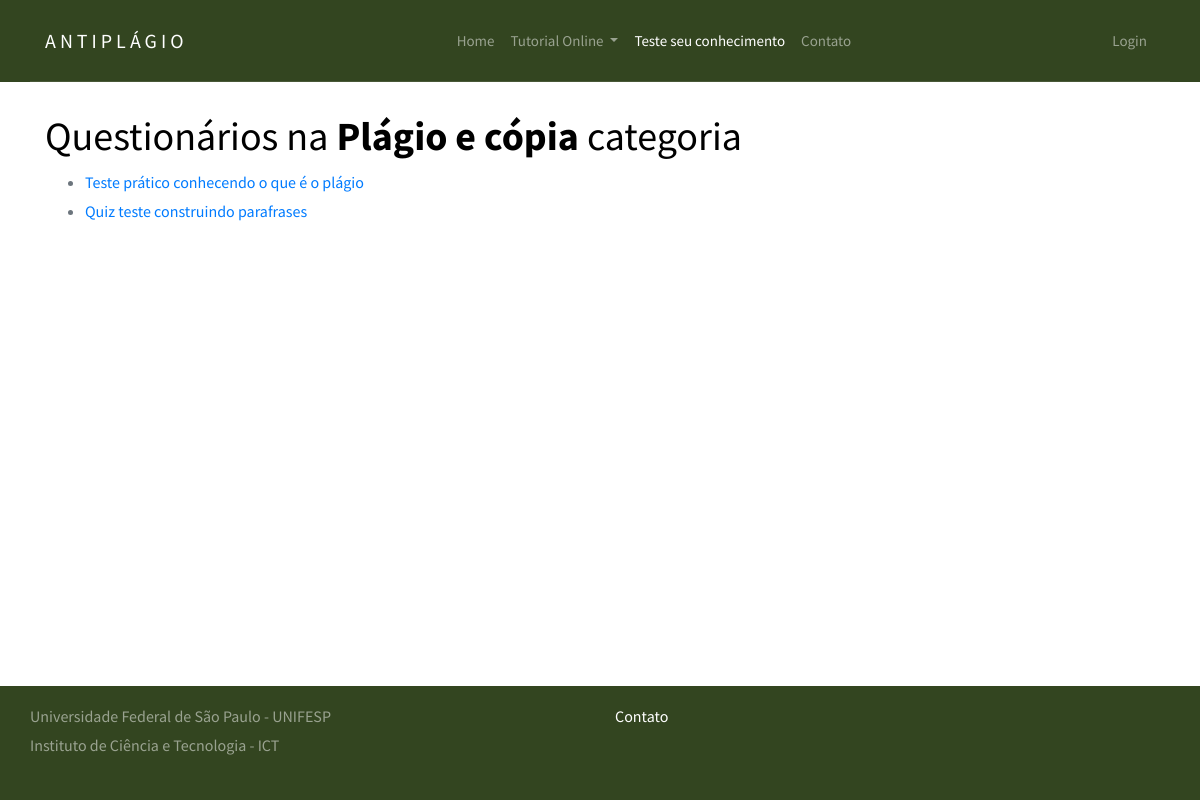
Before: /quiz/category/Plágio e cópia/ with the older database file.
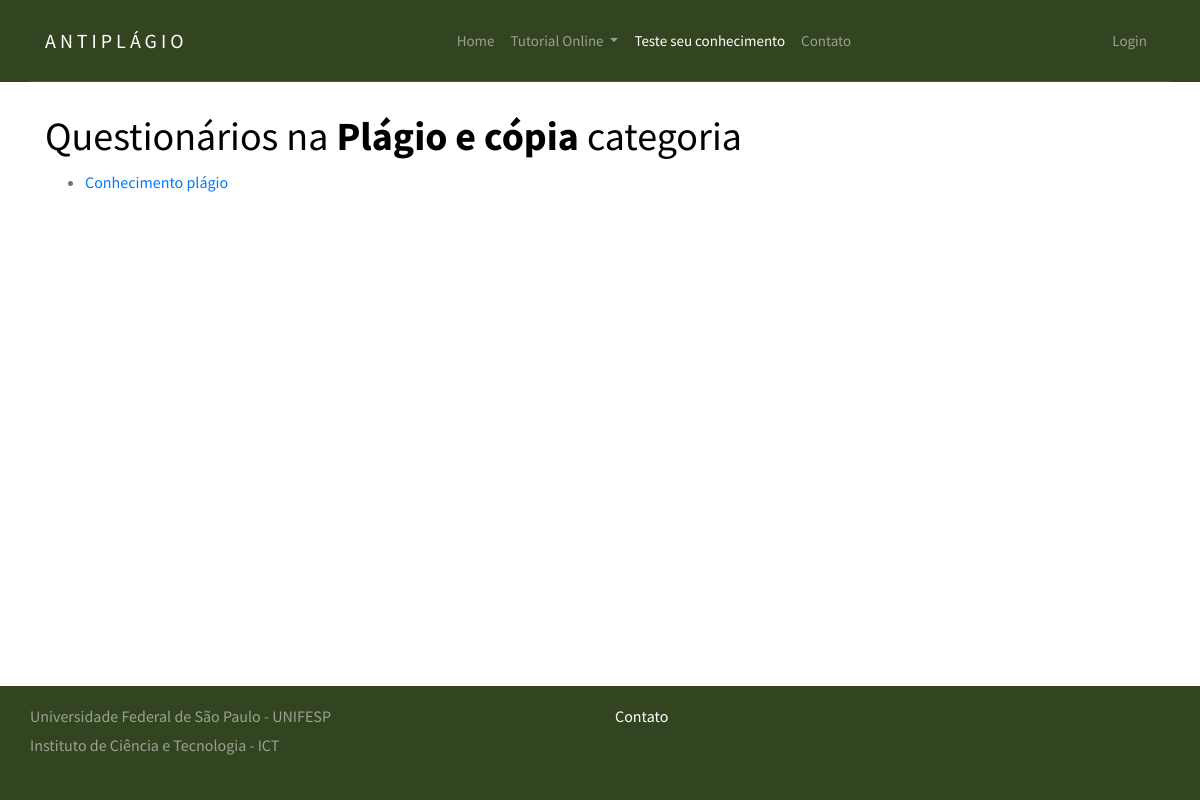
After: the same page with the newer database file.
### django_quiz/quiz/models.py (models this page shows, shortened)
@python_2_unicode_compatible
class Quiz(models.Model):
    title = models.CharField(
        verbose_name=_("Título"),
        max_length=60, blank=False)
    description = models.TextField(
        verbose_name=_("Descrição"),
        blank=True, help_text=_("Descrição do questionário"))
    url = models.SlugField(
        max_length=60, blank=False,
        help_text=_("Uma URL amigável"),
        verbose_name=_("Uma URL amigável"))
    category = models.ForeignKey(
        Category, null=True, blank=True,
        verbose_name=_("Categoria"), on_delete=models.PROTECT)
    random_order = models.BooleanField(
        blank=False, default=False,
        verbose_name=_("Ordem aleatória"),
        help_text=_("Exibe as peguntas em"
                    "uma ordem aleatória ou como eles "
                    "estão setados?"))
    max_questions = models.PositiveIntegerField(
        blank=True, null=True, verbose_name=_("Questões Max"),
        help_text=_("Número de perguntas a serem respondidas em cada tentativa."))
    answers_at_end = models.BooleanField(
        blank=False, default=False,
        help_text=_("A resposta correta NÃO é mostrada após a pergunta ."
                    " Respostas exibidas no final."),
        verbose_name=_("Respostas no final"))
    exam_paper = models.BooleanField(
        blank=False, default=False,
        help_text=_("Se sim o resultado de cada"
                    " tentativa do usuário será"
                    " armazenado. Necessário marcação"),
        verbose_name=_("Resultado teste"))
    single_attempt = models.BooleanField(
        blank=False, default=False,
        help_text=_("Se sim, apenas uma tentativa por"
                    " usuário será permitida"
                    " Não usuários não poderam fazer este teste."),
        verbose_name=_("Tentativa única"))
    pass_mark = models.SmallIntegerField(
        blank=True, default=0,
        verbose_name=_("Marca de aprovação"),
        help_text=_("Porcentagem necessária para passar no teste."),
        validators=[MaxValueValidator(100)])
    success_text = models.TextField(
        blank=True, help_text=_("Exibido se o usuário for aprovado."),
        verbose_name=_("Texto de sucesso"))
    fail_text = models.TextField(
        verbose_name=_("Texto de falha"),
        blank=True, help_text=_("Exibido se o usuário falhar"))
    draft = models.BooleanField(
        blank=True, default=False,
        verbose_name=_("Draft"),
        help_text=_("Se sim o questionário não é exibido"
                    " na lista de perguntas e só pode ser"
                    " visualizada por usuários que podem editar"
                    " os testes."))
    class Meta:
        verbose_name = _("Quiz")
        verbose_name_plural = _("Quizzes")

### django_quiz/quiz/views.py (the view)
class ViewQuizListByCategory(ListView):
    model = Quiz
    template_name = 'view_quiz_category.html'
    def dispatch(self, request, *args, **kwargs):
        self.category = get_object_or_404(
            Category,
            category=self.kwargs['category_name']
        )
        return super(ViewQuizListByCategory, self).\
            dispatch(request, *args, **kwargs)
    def get_context_data(self, **kwargs):
        context = super(ViewQuizListByCategory, self)\
            .get_context_data(**kwargs)
        context['category'] = self.category
        return context
    def get_queryset(self):
        queryset = super(ViewQuizListByCategory, self).get_queryset()
        return queryset.filter(category=self.category, draft=False)

### django_quiz/build/lib/quiz/templates/view_quiz_category.html (shortened to what this page needs)
{% extends 'base.html' %}
{% load i18n %}
{% block content %}
<section class="site-section">
    <div class="container">
		<h1>{% trans "Questionários na" %} <strong>{{ category.category }} </strong>{% trans "categoria" %}</h1>
		{% with object_list as quizzes %}
			{% if quizzes %}
				<ul>
				{% for quiz in quizzes %}
					<li>
					<a href="{% url 'quiz_question' quiz_name=quiz.url %}">
						{{ quiz.title }}
					</a>
					</li>
				{% endfor %}
				</ul>
			{% else %}
				<p>{% trans "Não há questionários" %}</p>
			{% endif %}
		{% endwith %}
	</div>
</section>
{% endblock %}

Changed rows visible on the page:
removed Quiz: title "Quiz teste construindo parafrases"
changed Quiz: title "Teste prático conhecendo o que é o plágio" → "Conhecimento plágio"
